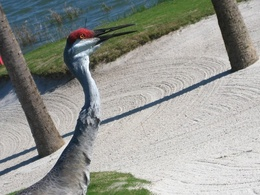
%> input picture Data Set 1/2007_000068.jpg, 260 x 195 px, shrunk from 500 x 375 before the run
$ octave Smart_thumbnail.m   (GNU Octave 9; MATLAB toolbox functions it lacks are replaced by stand-ins)
%> lines starting %> are read from the running program, lines starting %| are printed output that depends on the picture; in (x1, y1, x2, y2) boxes, pixels count from 0 and x2, y2 are one past the last pixel; in counts of white or black regions, pixels touching at a corner belong together; the program's own positions count from 1
%> the answer given: ../Data Set 1/2007_000068.jpg
%> further down, TestImage is the input picture: size 195x260x3 uint8; mean R, G, B 149.7, 151.9, 146.9
### smart_thumbnail_scripts/getSizeMatrix.m
% This code is written by Kelsey

function BW = getSizeMatrix(img)
% getSizeMatrix takes as input an image.
% Ouput BW, a priority mask that prioritizes connected components with
% larger areas.

% Convertthe JPEG image to a BLACK-WHITE image.
level = graythresh(img);
%> level = 0.545
BW = im2bw(img, level);
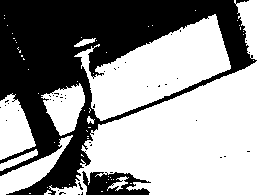
%> BW: size 195x260 logical; 59.1% white; 44 black regions (42 under 20 px), largest, box (x1, y1, x2, y2) and area: (0, 0, 257, 195) 19600, (82, 171, 151, 195) 1013
[r, c] = size(BW);
%> r = 195; c = 260
[L, x] = bwlabel(BW); %% returns a label and total number of labels;
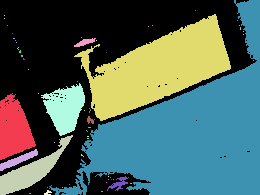
%> L: size 195x260 double; 58 distinct labels, from 0 to 57; one colour per label, 0 black
%> x = 57
areas = zeros(x, 1);

% Loop through every area labelled (including background) and assign to
% matrix
for i = 0: x
   areas(i + 1) = bwarea(L == i);
end
%> this loop made 58 passes
%> after the loop, areas = 58 values, max 20858.5 at index 1, min 1 at index 5, mean 878.9

% Check if background area is greater than object area and there is a
% single object found. If true, take the image complement.
if areas(1) <= areas(2) &&  x < 2
   BW = imcomplement(BW);
   %Relabel the img
   [L, x] = bwlabel(BW);
end
areas = zeros(x, 1);
%Reassign areas function, not including background area
for i = 0: x
  areas(i + 1) = bwarea(L == i);
end
BW = double (BW);
% Loop through entire image. At each element, reassign the element to the
% area of the component it is a part of.
for a = 1: r
    for b = 1: c
       BW(a, b) = areas(BW(a,b) + 1);
    end
end

end

### smart_thumbnail_scripts/getColorMatrix.m
% This code is written by Kelsey

function BW = getColorMatrix(im)
% Take as input an image. Create a color mask. The image is labelled
% by finding unique values to represent each RGB value. The RGB valued
% image is labelled and then the labels are replaced by areas of connected
% components withinthe image. The mask BW is returned.
[r, g, b] = size(im);
%> g = 260; b = 3
BW = zeros(r, g);

% Loop through image and initialize mask to contain a unique value to
% represent the RGB combination at each pixel. We divide each pixel by 5 so
% that we can create color ranges. Therefore, each RGB value within a range
% of 5 will be considered the same value.
for i = 1: r
    for j = 1: g
        for k = 1: b
            tempR = double (floor(im(i, j, k)/5));
            tempG =  double (floor(im(i, j, k)/5));
            tempB =  double (floor(im(i, j, k)/5));
            BW(i, j) = log(2^tempR) + log(3^tempG) + log(5^tempB);
        end
    end
end
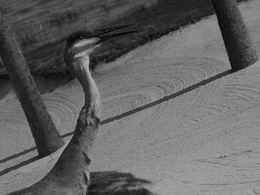
%> BW: size 195x260 double; min 0, max 173.5, mean 99.9

%> the run ends on the next line
[L, x] = label(BW); %% returns a label and total number of labels;
areas = zeros(x, 1);
% Loop through every area labelled (including background) and assign to
% matrix
for i = 0: x
   areas(i + 1) = bwarea(L == i);
end

% Loop through entire image. At each element, reassign the element to the
% area of the component it is a part of.
for a = 1: r
    for b = 1: g
       BW(a, b) = areas(L(a,b) + 1);
    end
end
end

### smart_thumbnail_scripts/Smart_thumbnail.m
%This function was written by Mustapha

% This script makes the combination of all the images

% Prompts for user input
name = input('Type in the name of the file to be processed: \n', 's');

% This loads the image
TestImage = imread(name);

% Returns the Size matrix
A = getSizeMatrix(TestImage);

% Returns the Color Matrix
B = getColorMatrix(TestImage);
